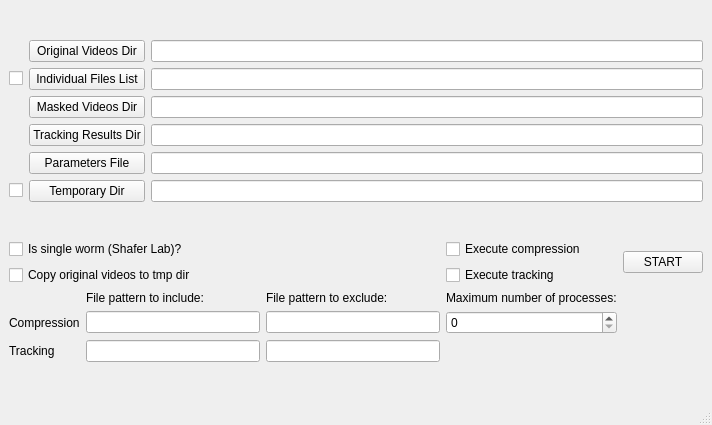
<?xml version="1.0" encoding="UTF-8"?>
<ui version="4.0">
 <class>BatchProcessing</class>
 <widget class="QMainWindow" name="BatchProcessing">
  <property name="geometry">
   <rect>
    <x>0</x>
    <y>0</y>
    <width>712</width>
    <height>425</height>
   </rect>
  </property>
  <property name="windowTitle">
   <string>Batch Processing</string>
  </property>
  <widget class="QWidget" name="centralwidget">
   <layout class="QVBoxLayout" name="verticalLayout_2">
    <item>
     <layout class="QVBoxLayout" name="verticalLayout">
      <item>
       <layout class="QGridLayout" name="gridLayout_2">
        <item row="0" column="2">
         <widget class="QLineEdit" name="lineEdit_videosDir"/>
        </item>
        <item row="0" column="1">
         <widget class="QPushButton" name="pushButton_videosDir">
          <property name="text">
           <string>Original Videos Dir</string>
          </property>
         </widget>
        </item>
        <item row="5" column="2">
         <widget class="QLineEdit" name="lineEdit_tmpDir"/>
        </item>
        <item row="1" column="2">
         <widget class="QLineEdit" name="lineEdit_txtFileList">
          <property name="enabled">
           <bool>true</bool>
          </property>
         </widget>
        </item>
        <item row="2" column="2">
         <widget class="QLineEdit" name="lineEdit_masksDir"/>
        </item>
        <item row="5" column="1">
         <widget class="QPushButton" name="pushButton_tmpDir">
          <property name="text">
           <string>Temporary Dir</string>
          </property>
         </widget>
        </item>
        <item row="1" column="1">
         <widget class="QPushButton" name="pushButton_txtFileList">
          <property name="enabled">
           <bool>true</bool>
          </property>
          <property name="text">
           <string>Individual Files List</string>
          </property>
         </widget>
        </item>
        <item row="2" column="1">
         <widget class="QPushButton" name="pushButton_masksDir">
          <property name="text">
           <string>Masked Videos Dir</string>
          </property>
         </widget>
        </item>
        <item row="3" column="2">
         <widget class="QLineEdit" name="lineEdit_resultsDir"/>
        </item>
        <item row="4" column="1">
         <widget class="QPushButton" name="pushButton_paramFile">
          <property name="text">
           <string>Parameters File</string>
          </property>
         </widget>
        </item>
        <item row="3" column="1">
         <widget class="QPushButton" name="pushButton_resultsDir">
          <property name="text">
           <string>Tracking Results Dir</string>
          </property>
         </widget>
        </item>
        <item row="1" column="0">
         <widget class="QCheckBox" name="checkBox_txtFileList">
          <property name="sizePolicy">
           <sizepolicy hsizetype="Maximum" vsizetype="Fixed">
            <horstretch>0</horstretch>
            <verstretch>0</verstretch>
           </sizepolicy>
          </property>
          <property name="text">
           <string/>
          </property>
         </widget>
        </item>
        <item row="5" column="0">
         <widget class="QCheckBox" name="checkBox_tmpDir">
          <property name="sizePolicy">
           <sizepolicy hsizetype="Maximum" vsizetype="Fixed">
            <horstretch>0</horstretch>
            <verstretch>0</verstretch>
           </sizepolicy>
          </property>
          <property name="text">
           <string/>
          </property>
         </widget>
        </item>
        <item row="4" column="2">
         <widget class="QLineEdit" name="lineEdit_paramFile"/>
        </item>
       </layout>
      </item>
     </layout>
    </item>
    <item>
     <layout class="QHBoxLayout" name="horizontalLayout_2">
      <item>
       <layout class="QGridLayout" name="gridLayout_3">
        <item row="0" column="4" rowspan="2">
         <widget class="QPushButton" name="pushButton_start">
          <property name="text">
           <string>START</string>
          </property>
         </widget>
        </item>
        <item row="0" column="3">
         <widget class="QCheckBox" name="checkBox_isCompress">
          <property name="text">
           <string>Execute compression</string>
          </property>
         </widget>
        </item>
        <item row="2" column="3">
         <widget class="QLabel" name="label_numMaxProc">
          <property name="sizePolicy">
           <sizepolicy hsizetype="Preferred" vsizetype="Maximum">
            <horstretch>0</horstretch>
            <verstretch>0</verstretch>
           </sizepolicy>
          </property>
          <property name="text">
           <string>Maximum number of processes:</string>
          </property>
         </widget>
        </item>
        <item row="1" column="3">
         <widget class="QCheckBox" name="checkBox_isTrack">
          <property name="text">
           <string>Execute tracking</string>
          </property>
         </widget>
        </item>
        <item row="0" column="0" colspan="2">
         <widget class="QCheckBox" name="checkBox_isSingleWorm">
          <property name="text">
           <string>Is single worm (Shafer Lab)?</string>
          </property>
         </widget>
        </item>
        <item row="3" column="3">
         <widget class="QSpinBox" name="spinBox_numMaxProc"/>
        </item>
        <item row="4" column="1">
         <widget class="QLineEdit" name="lineEdit_patternInTrack"/>
        </item>
        <item row="4" column="2">
         <widget class="QLineEdit" name="lineEdit_patternExcTrack"/>
        </item>
        <item row="3" column="2">
         <widget class="QLineEdit" name="lineEdit_patternExcComp"/>
        </item>
        <item row="3" column="1">
         <widget class="QLineEdit" name="lineEdit_patternInComp"/>
        </item>
        <item row="4" column="0">
         <widget class="QLabel" name="label_track">
          <property name="text">
           <string>Tracking</string>
          </property>
         </widget>
        </item>
        <item row="3" column="0">
         <widget class="QLabel" name="label_comp">
          <property name="text">
           <string>Compression</string>
          </property>
         </widget>
        </item>
        <item row="2" column="1">
         <widget class="QLabel" name="label_patternIn">
          <property name="sizePolicy">
           <sizepolicy hsizetype="Preferred" vsizetype="Maximum">
            <horstretch>0</horstretch>
            <verstretch>0</verstretch>
           </sizepolicy>
          </property>
          <property name="text">
           <string>File pattern to include:</string>
          </property>
         </widget>
        </item>
        <item row="2" column="2">
         <widget class="QLabel" name="label_patternExc">
          <property name="sizePolicy">
           <sizepolicy hsizetype="Preferred" vsizetype="Maximum">
            <horstretch>0</horstretch>
            <verstretch>0</verstretch>
           </sizepolicy>
          </property>
          <property name="text">
           <string>File pattern to exclude:</string>
          </property>
         </widget>
        </item>
        <item row="1" column="0" colspan="2">
         <widget class="QCheckBox" name="checkBox_isCopyVideo">
          <property name="text">
           <string>Copy original videos to tmp dir</string>
          </property>
         </widget>
        </item>
       </layout>
      </item>
     </layout>
    </item>
   </layout>
  </widget>
  <widget class="QMenuBar" name="menubar">
   <property name="geometry">
    <rect>
     <x>0</x>
     <y>0</y>
     <width>712</width>
     <height>22</height>
    </rect>
   </property>
  </widget>
  <widget class="QStatusBar" name="statusbar"/>
 </widget>
 <resources/>
 <connections/>
</ui>
